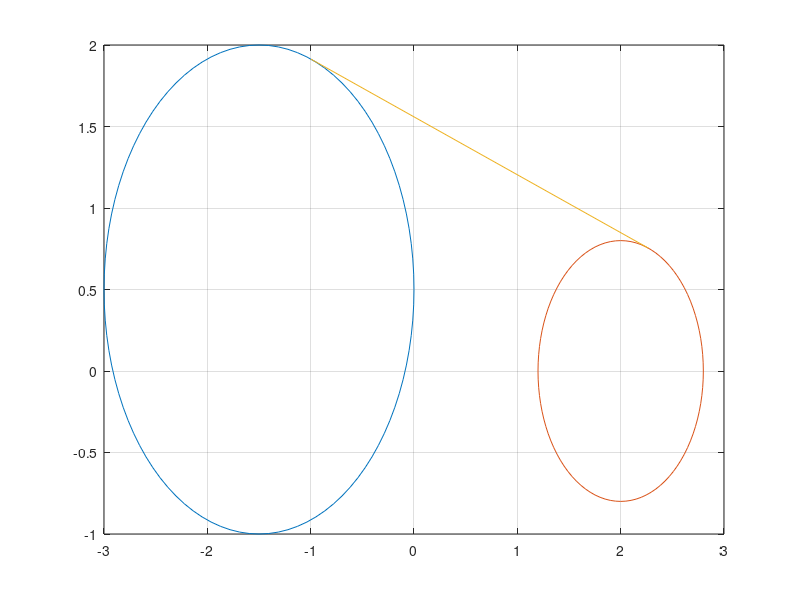

Recreate this plot in MATLAB.
clear all
%3b)
%startvärden
ra = 1.5;
rb= 0.8;
Tol = 1e-10;
xa = -1.5;
ya = 0.5;
xb = 2;
yb = 0;
x0 = [-1 1 2 1]';
%Funktionerna
F = @(x1,y1,x2,y2) [(x1-xa)^2+(y1-ya)^2-ra^2; (x2-xb)^2+(y2-yb)^2-rb^2;(x1-x2)*(x1-xa)+(y1-y2)*(y1-ya); (x1-x2)*(x2-xb)+(y1-y2)*(y2-yb)]
J = @(x1,y1,x2,y2) [2*(x1-xa) 2*(y1-ya) 0 0; 0 0 2*(x2-xb) 2*(y2-yb); 2*x1-xa-x2 2*y1-ya-y2 -(x1-xa) -(y1-ya); x2-xb y2-yb x1-2*x2+xb y1-2*y2+yb]
%Kolla om Jacobianen stämmer.
Jkoll=J(0,0,0,0)
%Iteration via Newtons-metod.
felet = 10;
iter = 0;
while felet > Tol & iter < 100
    x1 = x0(1); y1 = x0(2); x2 = x0(3); y2 = x0(4);
    x = J(x1,y1,x2,y2)\F(x1,y1,x2,y2);
    x0 = x0-x;
    felet=abs(x);
    iter = iter +1;
    xpunkt= x0;
    format long
    disp(iter)
    disp([x0 felet])
end
%2d)
%Plotta cirklarna.
th = 0 : pi/50 : 2 * pi;
x1cos = (xa + ra * cos(th));
y1sin = (ya + ra * sin(th));
x2cos = (xb + rb * cos(th));
y2sin = (yb + rb * sin(th));
plot(x1cos, y1sin, x2cos, y2sin);
hold on;
%Plotta snöret-
x =[xpunkt(1) xpunkt(3)];
y =[xpunkt(2) xpunkt(4)];
plot(x, y);
grid on;

